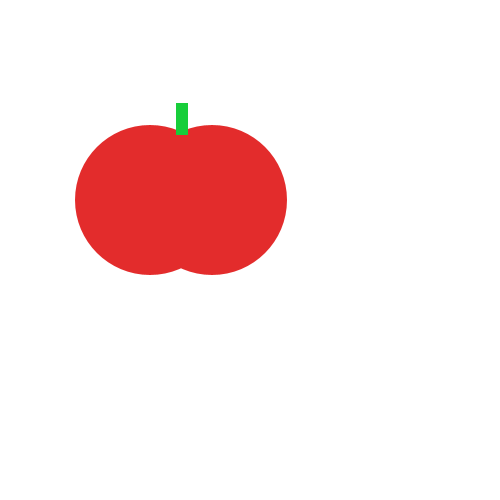
Frame 1 (no input)
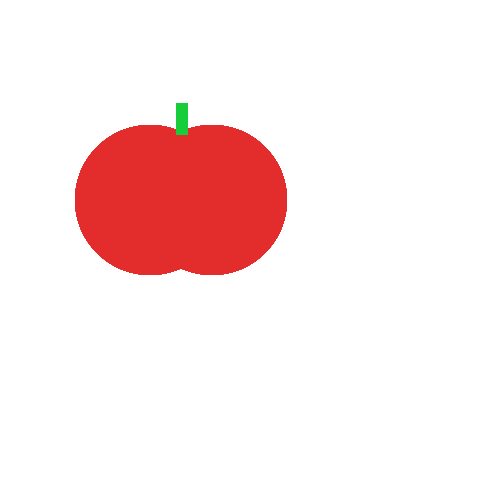
Frame 60 (the mouse pressed at the canvas centre just before this capture)
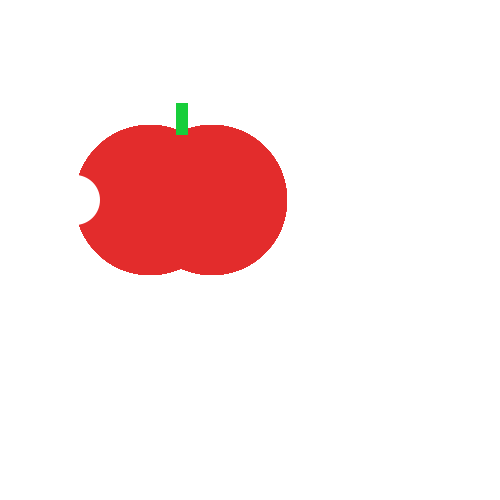
Frame 120 (the mouse held since frame 60 and released just before this capture)

The Processing sketch that drew these frames (run headless with seeded random() and noise(); from frame 60 on, the mouse is pressed at the canvas centre):

// Processing sketch: tasty_tomato
// ── tasty_tomato.pde

void setup() {
    size(500, 500);
    background(200, 200, 200);
     background(#FFFFFF);
}
void draw() {
   
    noStroke();
     fill(#E32C2C);
    ellipse(150, 200, 150, 150);
    ellipse(212, 200, 150, 150);
    fill(#17CE3A);
    rect(176, 103, 12, 32);
    fill(#FFFFFF);
    if(mousePressed) ellipse(75,200,50,50);
} 
